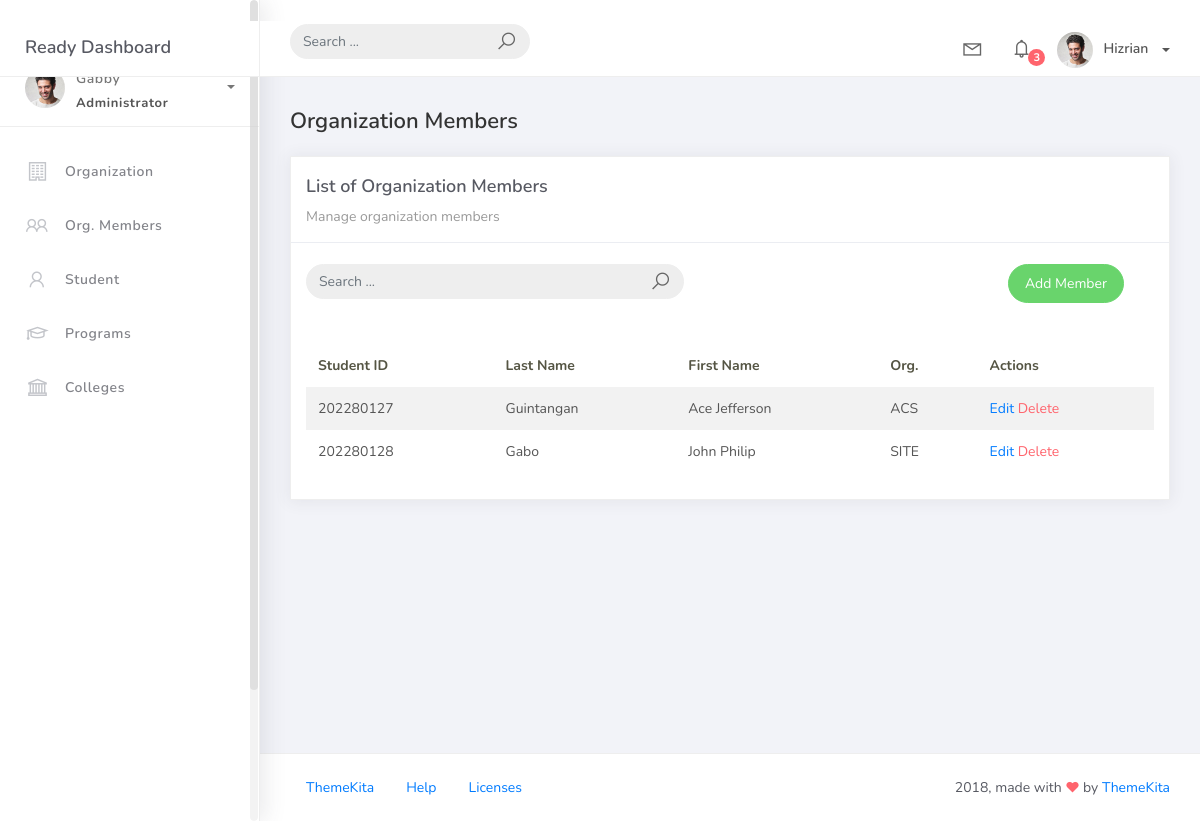
Before: /orgmember_list with the older database file.
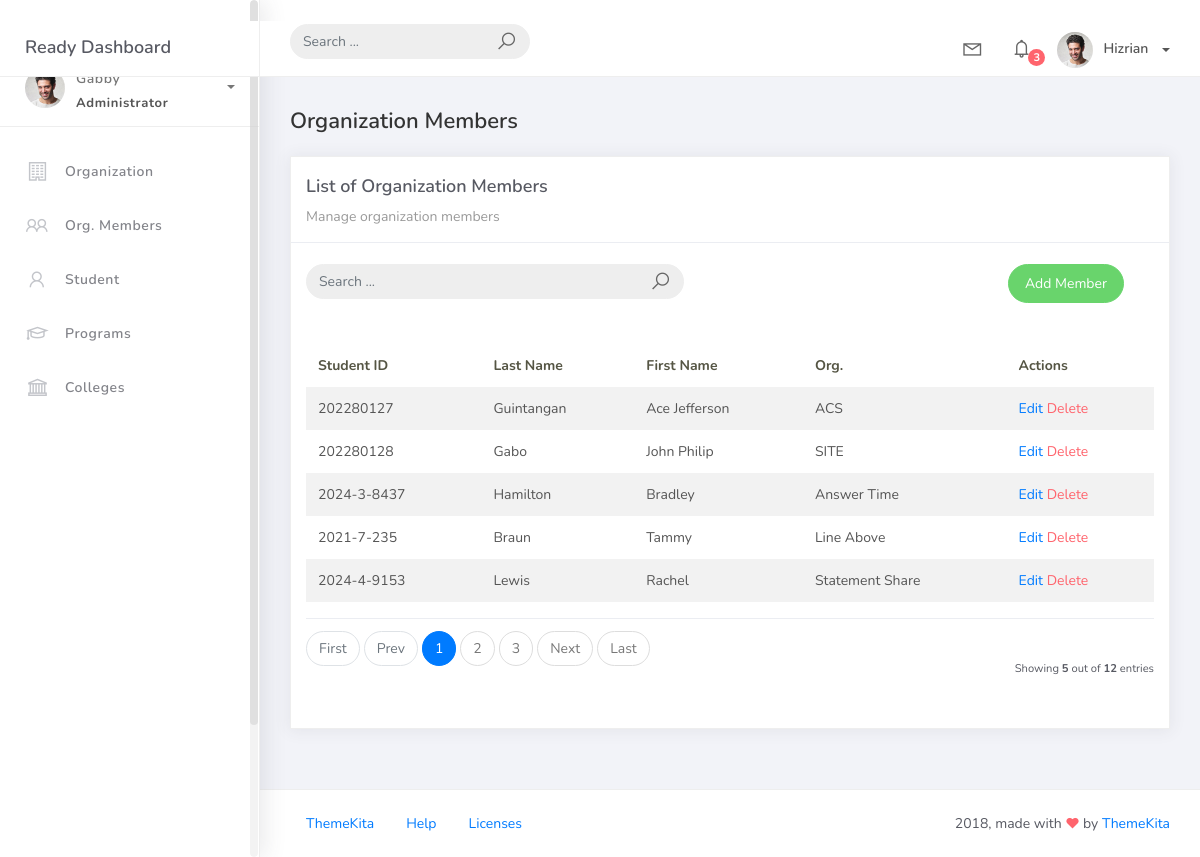
After: the same page with the newer database file.
### studentorg/models.py (models this page shows, shortened)
class BaseModel(models.Model):
    created_at = models.DateTimeField(auto_now_add=True, db_index=True)
    updated_at = models.DateTimeField(auto_now=True)
    class Meta:
        abstract = True

class OrgMember(BaseModel):  # Fixed indentation (was nested inside Student class)
    student = models.ForeignKey(Student, on_delete=models.CASCADE)
    organization = models.ForeignKey(Organization, on_delete=models.CASCADE)
    date_joined = models.DateField()  # Fixed typo from 'date_jointed' to 'date_joined'

class Student(BaseModel):
    student_id = models.CharField(max_length=15)
    lastname = models.CharField(max_length=25)
    firstname = models.CharField(max_length=25)
    middlename = models.CharField(max_length=25, blank=True, null=True)
    program = models.ForeignKey(Program, on_delete=models.CASCADE)

class Organization(BaseModel):
    name = models.CharField(max_length=250)
    college = models.ForeignKey(
        College, null=True, blank=True, on_delete=models.CASCADE)
    description = models.CharField(max_length=500)

### studentorg/views.py (the view)
# urls.py: path('orgmember_list', OrgMemberList.as_view(), name='orgmember-list'),
class OrgMemberList(ListView):
    model = OrgMember
    context_object_name = 'orgmember'
    template_name = 'orgmember_list.html'
    paginate_by = 5

### templates/orgmember_list.html (shortened to what this page needs)
{% extends 'base.html' %} {% load static %} {% block content %}
<div class="content">
    <div class="container-fluid">
        <h4 class="page-title">Organization Members</h4>
        <div class="row">
            <div class="col-md-12">
                <div class="card">
                    <div class="card-header">
                        <div class="card-title">List of Organization Members</div>
                        <div class="card-category">Manage organization members</div>
                    </div>
                    <br />
                    <div class="col-md-12 row">
                        <div class="col-md-6">
                            <form class="navbar-left navbar-form nav-search mr-md-3" action="">
                                <div class="input-group">
                                    <input type="text" placeholder="Search ..." class="form-control" />
                                    <div class="input-group-append">
                                        <span class="input-group-text">
                                            <i class="la la-search search-icon"></i>
                                        </span>
                                    </div>
                                </div>
                            </form>
                        </div>
                        <div class="col-md-6">
                            <div class="pull-right">
                                <a href="{% url 'orgmember-add' %}" class="btn btn-success btn-rounded">Add Member</a>
                            </div>
                        </div>
                    </div>
                    <div class="card-body">
                        <table class="table table-striped mt-3">
                            <thead>
                                <tr>
                                    <th scope="col">Student ID</th>
                                    <th scope="col">Last Name</th>
                                    <th scope="col">First Name</th>
                                    <th scope="col">Org.</th>
                                    <th scope="col">Actions</th>
                                </tr>
                            </thead>
                            <tbody>
                                {% for object in orgmember %}
                                <tr>
                                    <td>{{ object.student.student_id }}</td>
                                    <td>{{ object.student.lastname }}</td>
                                    <td>{{ object.student.firstname }}</td>
                                    <td>{{ object.organization.name }}</td>
                                    <td>
                                        <a href="{% url 'orgmember-edit' object.id %}">Edit</a>
                                        <a href="{% url 'orgmember-delete' object.id %}" class="text-danger">Delete</a>
                                    </td>
                                </tr>
                                {% empty %}
                                <tr>
                                    <td colspan="5" style="text-align: center;">
                                        <p class="text-sm font-weight-bold mb-0">No Records Found</p>
                                    </td>
                                </tr>
                                {% endfor %}
                            </tbody>
                        </table>
                        {% include 'includes/pagination.html' %}
                    </div>
                </div>
            </div>
        </div>
    </div>
</div>
{% endblock %}

### templates/base.html (shortened to what this page needs)
{% load static %}
<!DOCTYPE html>
<html>
<head>
	<link rel="stylesheet" href="{% static 'css/bootstrap.min.css' %}">
	<link rel="stylesheet" href="{% static 'css/ready.css' %}">
	<link rel="stylesheet" href="{% static 'css/demo.css' %}">
</head>
<body>
	<div class="wrapper">
		<div class="main-header">
			<div class="logo-header">
				<a href="index.html" class="logo">
					Ready Dashboard
				</a>
			</div>
			<nav class="navbar navbar-header navbar-expand-lg">
				<div class="container-fluid">
					<form class="navbar-left navbar-form nav-search mr-md-3" action="">
						<div class="input-group">
							<input type="text" placeholder="Search ..." class="form-control">
							<div class="input-group-append">
								<span class="input-group-text">
									<i class="la la-search search-icon"></i>
								</span>
							</div>
						</div>
					</form>
					<ul class="navbar-nav topbar-nav ml-md-auto align-items-center">
						<li class="nav-item dropdown hidden-caret">
							<a class="nav-link dropdown-toggle" href="#" id="navbarDropdown" role="button" data-toggle="dropdown" aria-haspopup="true" aria-expanded="false">
								<i class="la la-envelope"></i>
							</a>
						</li>
						<li class="nav-item dropdown hidden-caret">
							<a class="nav-link dropdown-toggle" href="#" id="navbarDropdown" role="button" data-toggle="dropdown" aria-haspopup="true" aria-expanded="false">
								<i class="la la-bell"></i>
								<span class="notification">3</span>
							</a>
						</li>
						<li class="nav-item dropdown">
							<a class="dropdown-toggle profile-pic" data-toggle="dropdown" href="#" aria-expanded="false"> <img src="{% static 'img/profile.jpg' %}" alt="user-img" width="36" class="img-circle"><span >Hizrian</span></span> </a>
							</li>
						</ul>
					</div>
				</nav>
			</div>
			<div class="sidebar">
				<div class="scrollbar-inner sidebar-wrapper">
					<div class="user">
						<div class="photo">
							<img src="{% static 'img/profile.jpg' %}">
						</div>
						<div class="info">
							<a class="" data-toggle="collapse" href="#collapseExample" aria-expanded="true">
								<span>
									Gabby
									<span class="user-level">Administrator</span>
									<span class="caret"></span>
								</span>
							</a>
						</div>
					</div>
					<ul class="nav">
						<li class="nav-item">
							<a href="{% url 'organization-list' %}">
								<i class="la la-building"></i>
								<p>Organization</p>
							</a>
						</li>
						<li class="nav-item">
							<a href="{% url 'orgmember-list' %}">
								<i class="la la-users"></i>
								<p>Org. Members</p>
							</a>
						</li>
						<li class="nav-item">
							<a href="{% url 'student-list' %}">
								<i class="la la-user"></i>
								<p>Student</p>
							</a>
						</li>
						<li class="nav-item">
							<a href="{% url 'prog-list' %}">
								<i class="la la-graduation-cap"></i>
								<p>Programs</p>
							</a>
						</li>
						<li class="nav-item">
							<a href="{% url 'college-list' %}">
								<i class="la la-university"></i>
								<p>Colleges</p>
							</a>
						</li>
					</ul>
				</div>
			</div>
			<div class="main-panel">
				{% block content %}
				{% endblock %}
				<footer class="footer">
					<div class="container-fluid">
						<nav class="pull-left">
							<ul class="nav">
								<li class="nav-item">
									<a class="nav-link" href="http://www.themekita.com">
										ThemeKita
									</a>
								</li>
								<li class="nav-item">
									<a class="nav-link" href="#">
										Help
									</a>
								</li>
								<li class="nav-item">
									<a class="nav-link" href="#">
										Licenses
									</a>
								</li>
							</ul>
						</nav>
						<div class="copyright ml-auto">
							2018, made with <i class="la la-heart heart text-danger"></i> by <a href="http://www.themekita.com">ThemeKita</a>
						</div>
					</div>
				</footer>
			</div>
		</div>
</body>
</html>

### templates/includes/pagination.html (shortened to what this page needs)
{% if is_paginated %}
<div class="card-footer px-0 border-0 d-flex flex-column flex-lg-row align-items-center justify-content-between mt-3">
    <nav aria-label="Topics pagination" class="mb-4">
        <ul class="pagination">
            {% if page_obj.number > 1 %}
            <li class="page-item">
                <a class="page-link" href="?page=1">First</a>
            </li>
            {% else %}
            <li class="page-item disabled">
                <span class="page-link">First</span>
            </li>
            {% endif %}
            {% if page_obj.has_previous %}
            <li class="page-item">
                <a class="page-link" href="?page={{ page_obj.previous_page_number }}">Prev</a>
            </li>
            {% else %}
            <li class="page-item disabled">
                <span class="page-link">Prev</span>
            </li>
            {% endif %}
            {% for page_num in paginator.page_range %}
            {% if page_obj.number == page_num %}
            <li class="page-item active">
                <span class="page-link">
                    {{ page_num }}
                </span>
            </li>
            {% elif page_num > page_obj.number|add:'-3' and page_num < page_obj.number|add:'3' %}
            <li class="page-item">
                <a class="page-link" href="?page={{ page_num }}">{{ page_num }}</a>
            </li>
            {% endif %}
            {% endfor %}
            {% if page_obj.has_next %}
            <li class="page-item">
                <a class="page-link" href="?page={{ page_obj.next_page_number }}">Next</a>
            </li>
            {% else %}
            <li class="page-item disabled">
                <span class="page-link">Next</span>
            </li>
            {% endif %}
            {% if page_obj.number != paginator.num_pages %}
            <li class="page-item">
                <a class="page-link" href="?page={{ paginator.num_pages }}">Last</a>
            </li>
            {% else %}
            <li class="page-item disabled">
                <span class="page-link">Last</span>
            </li>
            {% endif %}
        </ul>
    </nav>
    <div class="fw-normal small mt-4 mt-lg-0">
        Showing <b>{{ object_list.count }}</b> out of <b>{{ paginator.count }}</b> entries
    </div>
</div>
{% endif %}

Changed rows visible on the page:
added OrgMember: student.student_id "2024-3-8437", student.lastname "Hamilton", student.firstname "Bradley", organization.name "Answer Time"
added OrgMember: student.student_id "2021-7-235", student.lastname "Braun", student.firstname "Tammy", organization.name "Line Above"
added OrgMember: student.student_id "2024-4-9153", student.lastname "Lewis", student.firstname "Rachel", organization.name "Statement Share"
Other visible differences:
{{ object_list.count }}: (not shown) → "5"
{{ paginator.count }}: (not shown) → "12"
text now shown: "First Prev Next Last Showing out of entries"
new list line: "1"
new list line: "2"
new list line: "3"
